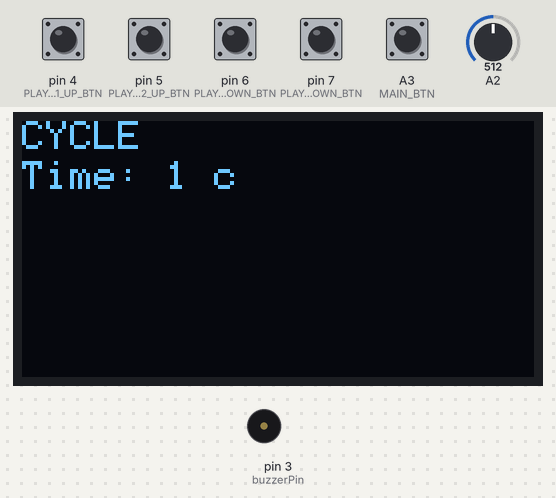
The sketch below on a simulated Arduino Uno, built with avr-gcc and run on an emulated ATmega328P. On the bench: 128×64 one-colour display, buzzer (waves = sounding). Inputs (shaded band) come from the test bench; at power-on: A3 (MAIN_BTN), pin 4 (PLAYER1_UP_BTN), pin 5 (PLAYER2_UP_BTN), pin 6 (PLAYER1_DOWN_BTN), pin 7 (PLAYER2_DOWN_BTN) HIGH, A2 = 512. What the sketch prints to the serial monitor is not drawn.

Above: at 1.6 s.
1.7 s: A2 set to 900
At 2.8 s:
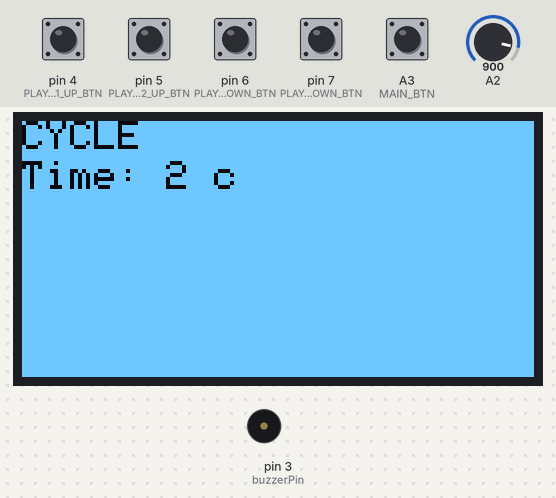
4.7 s: A2 set to 190
At 4.86 s:
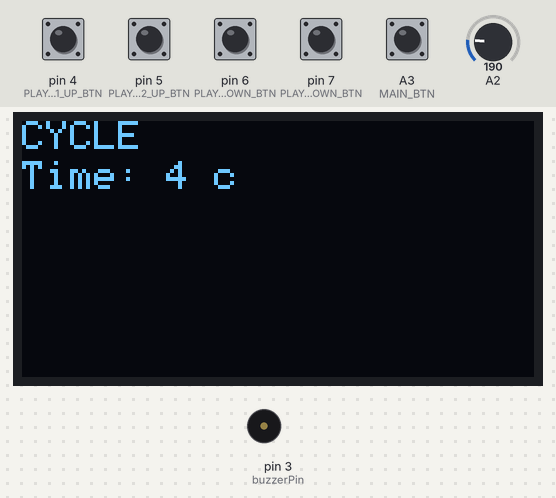
6.5 s: A3 (MAIN_BTN) pulled LOW for 0.15 s
At 6.9 s:
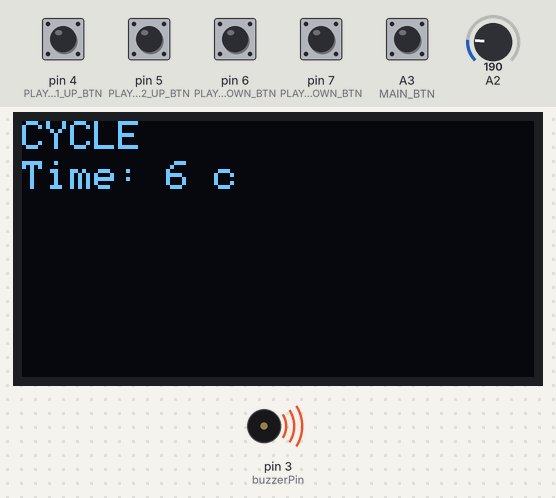
12.5 s: A3 (MAIN_BTN) pulled LOW for 1 s
At 14.8 s:
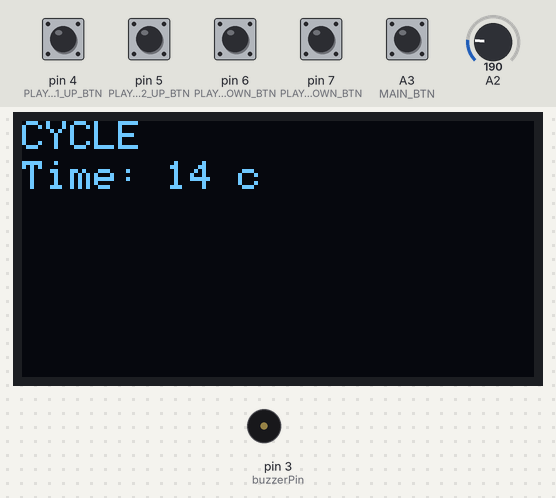
Timing chart, 0 to 16.0 s (numbered marks = the images above; inputs shaded):
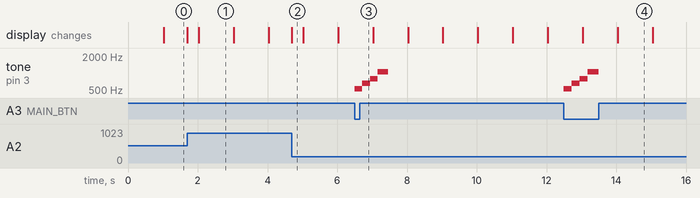

Measured:
- after the input at 1.7 s, the display: first changes at once (image 1 shows a later state)
- after the input at 4.7 s, the display: changes at once (image 2)
- after the input at 6.5 s, tone on pin 3 (buzzerPin): plays 523 Hz for 0.22 s, 659 Hz for 0.22 s, 784 Hz for 0.22 s, 1047 Hz for 0.30 s, starting at once
- after the input at 12.5 s, tone on pin 3 (buzzerPin): plays 523 Hz for 0.23 s, 659 Hz for 0.23 s, 784 Hz for 0.23 s, 1047 Hz for 0.31 s, starting at once
- what the display in image 4 shows lasts 1.0 s, from 14.0 s to 15.0 s

The sketch:

test_modules.ino
```cpp
#include <Wire.h>
#include <Adafruit_GFX.h>
#include <Adafruit_SSD1306.h>

#define SCREEN_WIDTH 128
#define SCREEN_HEIGHT 64
#define MAIN_BTN A3
#define PLAYER1_UP_BTN 4
#define PLAYER2_UP_BTN 5
#define PLAYER2_DOWN_BTN 7
#define PLAYER1_DOWN_BTN 6
#define POTENCIOMETR

Adafruit_SSD1306 display(SCREEN_WIDTH, SCREEN_HEIGHT, &Wire, -1);

int buzzerPin = 3;

int melody[] = {523, 659, 784, 1047};
int noteDurations[] = {200, 200, 200, 300};
const int pauseBetweenNotes = 20;

int melodyLength = 4;
int currentNote = 0;
unsigned long previousNoteMillis = 0;
bool isPlaying = false;

unsigned long previousDisplayMillis = 0;
const int displayInterval = 1000;

void playMelody() {
  unsigned long currentMillis = millis();

  if (currentNote < melodyLength) {
    unsigned long duration = (currentNote == 0 ? 0 : noteDurations[currentNote - 1] + pauseBetweenNotes);
    if (currentMillis - previousNoteMillis >= duration) {
      noTone(buzzerPin);
      tone(buzzerPin, melody[currentNote]);
      previousNoteMillis = currentMillis;
      currentNote++;
    }
  } else if (currentNote == melodyLength) {
    if (currentMillis - previousNoteMillis >= noteDurations[melodyLength - 1]) {
      noTone(buzzerPin);
      isPlaying = false;
      previousNoteMillis = currentMillis;
      currentNote++;
    }
  }
}

void setup() {
  Wire.begin();
  pinMode(buzzerPin, OUTPUT);
  pinMode(MAIN_BTN, INPUT_PULLUP);
  pinMode(PLAYER1_UP_BTN, INPUT_PULLUP);
  pinMode(PLAYER2_UP_BTN, INPUT_PULLUP);
  pinMode(PLAYER1_DOWN_BTN, INPUT_PULLUP);
  pinMode(PLAYER2_DOWN_BTN, INPUT_PULLUP);
  Serial.begin(9600);
  if (!display.begin(SSD1306_SWITCHCAPVCC, 0x3C)) {
    Serial.println(F("Не удалось найти дисплей SSD1306"));
    for (;;);
  }

  display.clearDisplay();
  display.setTextSize(1);
  display.setTextColor(SSD1306_WHITE);
  display.setCursor(0, 0);
  display.println("Hello, World!");
  display.display();
}

void loop() {
  unsigned long currentMillis = millis();

  int potValue = analogRead(A2);
  int contrast = map(potValue, 0, 1023, 0, 255);

  display.ssd1306_command(SSD1306_SETCONTRAST);
  display.ssd1306_command(contrast);

  // Инвертировать экран при высоком или низком контрасте
  if (contrast > 200) {
    display.invertDisplay(true);
  } else if (contrast < 50) {
    display.invertDisplay(false);
  }

  // Обновляем дисплей каждые 1000 мс
  if (currentMillis - previousDisplayMillis >= displayInterval) {
    previousDisplayMillis = currentMillis;

    display.clearDisplay();
    display.setCursor(0, 0);
    display.println("CYCLE");
    display.setCursor(0, 10);
    display.print("Time: ");
    display.print(currentMillis / 1000);
    display.print(" c");
    display.display();
  }

  bool main_btn = !digitalRead(MAIN_BTN);
  if (main_btn){
    Serial.print("MAIN_BTN: ");
    Serial.println(main_btn);
  }

  bool p1u = !digitalRead(PLAYER1_UP_BTN);
    if (p1u){
    Serial.print("PLAYER1_UP_BTN: ");
    Serial.println(p1u);
  }

  bool p1d = !digitalRead(PLAYER1_DOWN_BTN);
    if (p1d){
    Serial.print("PLAYER1_DOWN_BTN: ");
    Serial.println(p1d);
  }

  bool p2u = !digitalRead(PLAYER2_UP_BTN);
    if (p2u){
    Serial.print("PLAYER2_UP_BTN: ");
    Serial.println(p2u);
  }

  bool p2d = !digitalRead(PLAYER2_DOWN_BTN);
    if (p2d){
    Serial.print("PLAYER2_DOWN_BTN: ");
    Serial.println(p2d);
  }

  // Обработка кнопки (нажатие запускает мелодию)
  if (!digitalRead(MAIN_BTN) && !isPlaying) {
    isPlaying = true;
    currentNote = 0;
    previousNoteMillis = currentMillis;
  }

  // Если идёт воспроизведение — играем
  if (isPlaying) {
    playMelody();
  }
}
```
